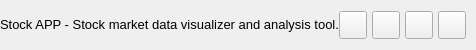
           <widget class="QFrame" name="contentTopBg">
            <property name="minimumSize">
             <size>
              <width>0</width>
              <height>50</height>
             </size>
            </property>
            <property name="maximumSize">
             <size>
              <width>16777215</width>
              <height>50</height>
             </size>
            </property>
            <property name="frameShape">
             <enum>QFrame::NoFrame</enum>
            </property>
            <property name="frameShadow">
             <enum>QFrame::Raised</enum>
            </property>
            <layout class="QHBoxLayout" name="horizontalLayout">
             <property name="spacing">
              <number>0</number>
             </property>
             <property name="leftMargin">
              <number>0</number>
             </property>
             <property name="topMargin">
              <number>0</number>
             </property>
             <property name="rightMargin">
              <number>10</number>
             </property>
             <property name="bottomMargin">
              <number>0</number>
             </property>
             <item>
              <widget class="QFrame" name="leftBox">
               <property name="sizePolicy">
                <sizepolicy hsizetype="Expanding" vsizetype="Preferred">
                 <horstretch>0</horstretch>
                 <verstretch>0</verstretch>
                </sizepolicy>
               </property>
               <property name="frameShape">
                <enum>QFrame::NoFrame</enum>
               </property>
               <property name="frameShadow">
                <enum>QFrame::Raised</enum>
               </property>
               <layout class="QHBoxLayout" name="horizontalLayout_3">
                <property name="spacing">
                 <number>0</number>
                </property>
                <property name="leftMargin">
                 <number>0</number>
                </property>
                <property name="topMargin">
                 <number>0</number>
                </property>
                <property name="rightMargin">
                 <number>0</number>
                </property>
                <property name="bottomMargin">
                 <number>0</number>
                </property>
                <item>
                 <widget class="QLabel" name="titleRightInfo">
                  <property name="sizePolicy">
                   <sizepolicy hsizetype="Preferred" vsizetype="Expanding">
                    <horstretch>0</horstretch>
                    <verstretch>0</verstretch>
                   </sizepolicy>
                  </property>
                  <property name="maximumSize">
                   <size>
                    <width>16777215</width>
                    <height>45</height>
                   </size>
                  </property>
                  <property name="font">
                   <font>
                    <family>Segoe UI</family>
                    <pointsize>10</pointsize>
                    <italic>false</italic>
                    <bold>false</bold>
                   </font>
                  </property>
                  <property name="text">
                   <string>Stock APP - Stock market data visualizer and analysis tool.</string>
                  </property>
                  <property name="alignment">
                   <set>Qt::AlignLeading|Qt::AlignLeft|Qt::AlignVCenter</set>
                  </property>
                 </widget>
                </item>
               </layout>
              </widget>
             </item>
             <item alignment="Qt::AlignRight">
              <widget class="QFrame" name="rightButtons">
               <property name="minimumSize">
                <size>
                 <width>0</width>
                 <height>28</height>
                </size>
               </property>
               <property name="frameShape">
                <enum>QFrame::NoFrame</enum>
               </property>
               <property name="frameShadow">
                <enum>QFrame::Raised</enum>
               </property>
               <layout class="QHBoxLayout" name="horizontalLayout_2">
                <property name="spacing">
                 <number>5</number>
                </property>
                <property name="leftMargin">
                 <number>0</number>
                </property>
                <property name="topMargin">
                 <number>0</number>
                </property>
                <property name="rightMargin">
                 <number>0</number>
                </property>
                <property name="bottomMargin">
                 <number>0</number>
                </property>
                <item>
                 <widget class="QPushButton" name="userBtn">
                  <property name="minimumSize">
                   <size>
                    <width>28</width>
                    <height>28</height>
                   </size>
                  </property>
                  <property name="maximumSize">
                   <size>
                    <width>28</width>
                    <height>28</height>
                   </size>
                  </property>
                  <property name="cursor">
                   <cursorShape>PointingHandCursor</cursorShape>
                  </property>
                  <property name="toolTip">
                   <string>Settings</string>
                  </property>
                  <property name="text">
                   <string/>
                  </property>
                  <property name="icon">
                   <iconset>
                    <normaloff>:/icons/images/icons/icon_settings.png</normaloff>:/icons/images/icons/icon_settings.png</iconset>
                  </property>
                  <property name="iconSize">
                   <size>
                    <width>20</width>
                    <height>20</height>
                   </size>
                  </property>
                 </widget>
                </item>
                <item>
                 <widget class="QPushButton" name="minimizeAppBtn">
                  <property name="minimumSize">
                   <size>
                    <width>28</width>
                    <height>28</height>
                   </size>
                  </property>
                  <property name="maximumSize">
                   <size>
                    <width>28</width>
                    <height>28</height>
                   </size>
                  </property>
                  <property name="cursor">
                   <cursorShape>PointingHandCursor</cursorShape>
                  </property>
                  <property name="toolTip">
                   <string>Minimize</string>
                  </property>
                  <property name="text">
                   <string/>
                  </property>
                  <property name="icon">
                   <iconset>
                    <normaloff>:/icons/images/icons/icon_minimize.png</normaloff>:/icons/images/icons/icon_minimize.png</iconset>
                  </property>
                  <property name="iconSize">
                   <size>
                    <width>20</width>
                    <height>20</height>
                   </size>
                  </property>
                 </widget>
                </item>
                <item>
                 <widget class="QPushButton" name="maximizeRestoreAppBtn">
                  <property name="minimumSize">
                   <size>
                    <width>28</width>
                    <height>28</height>
                   </size>
                  </property>
                  <property name="maximumSize">
                   <size>
                    <width>28</width>
                    <height>28</height>
                   </size>
                  </property>
                  <property name="font">
                   <font>
                    <family>Segoe UI</family>
                    <pointsize>10</pointsize>
                    <italic>false</italic>
                    <bold>false</bold>
                    <stylestrategy>PreferDefault</stylestrategy>
                   </font>
                  </property>
                  <property name="cursor">
                   <cursorShape>PointingHandCursor</cursorShape>
                  </property>
                  <property name="toolTip">
                   <string>Maximize</string>
                  </property>
                  <property name="text">
                   <string/>
                  </property>
                  <property name="icon">
                   <iconset>
                    <normaloff>:/icons/images/icons/icon_maximize.png</normaloff>:/icons/images/icons/icon_maximize.png</iconset>
                  </property>
                  <property name="iconSize">
                   <size>
                    <width>20</width>
                    <height>20</height>
                   </size>
                  </property>
                 </widget>
                </item>
                <item>
                 <widget class="QPushButton" name="closeAppBtn">
                  <property name="minimumSize">
                   <size>
                    <width>28</width>
                    <height>28</height>
                   </size>
                  </property>
                  <property name="maximumSize">
                   <size>
                    <width>28</width>
                    <height>28</height>
                   </size>
                  </property>
                  <property name="cursor">
                   <cursorShape>PointingHandCursor</cursorShape>
                  </property>
                  <property name="toolTip">
                   <string>Close</string>
                  </property>
                  <property name="text">
                   <string/>
                  </property>
                  <property name="icon">
                   <iconset>
                    <normaloff>:/icons/images/icons/icon_close.png</normaloff>:/icons/images/icons/icon_close.png</iconset>
                  </property>
                  <property name="iconSize">
                   <size>
                    <width>20</width>
                    <height>20</height>
                   </size>
                  </property>
                 </widget>
                </item>
               </layout>
              </widget>
             </item>
            </layout>
           </widget>
